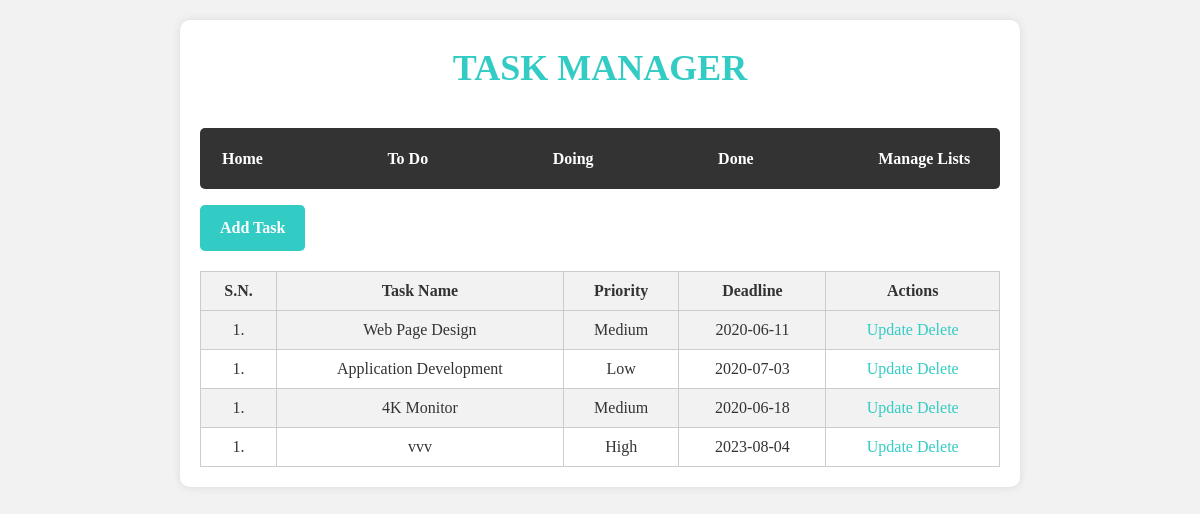
/taskmanager/list-task.php?list_id=1, run on the app's committed database.
### tables this page shows
CREATE TABLE `tbl_lists` (
  `list_id` int(10) UNSIGNED NOT NULL,
  `list_name` varchar(50) NOT NULL,
  `list_description` varchar(150) DEFAULT NULL
);

CREATE TABLE `tbl_tasks` (
  `task_id` int(10) UNSIGNED NOT NULL,
  `task_name` varchar(150) NOT NULL,
  `task_description` text NOT NULL,
  `list_id` int(11) NOT NULL,
  `priority` varchar(10) NOT NULL,
  `deadline` date NOT NULL,
  `DueDate` datetime NOT NULL,
  `Status` varchar(500) NOT NULL,
  `UserID` int(11) NOT NULL,
  `CategoryID` int(11) NOT NULL
);

### taskmanager/list-task.php (the view, shortened to what this page needs)
<?php
    $list_id_url = $_GET['list_id'];
?>
<html>
    <head>
        <link rel="stylesheet" href="css/style.css" />
    </head>
    <body>
        <div class="wrapper">
        <h1>TASK MANAGER</h1>
        <div class="menu">
            <a href="<?php echo SITEURL; ?>">Home</a>
            <?php
                $conn2 = mysqli_connect(LOCALHOST, DB_USERNAME, DB_PASSWORD) or die(mysqli_error());
                $sql2 = "SELECT * FROM tbl_lists";
                $res2 = mysqli_query($conn2, $sql2);
                if($res2==true)
                {
                    while($row2=mysqli_fetch_assoc($res2))
                    {
                        $list_id = $row2['list_id'];
                        $list_name = $row2['list_name'];
                        ?>
                        <a href="<?php echo SITEURL; ?>list-task.php?list_id=<?php echo $list_id; ?>"><?php echo $list_name; ?></a>
                        <?php
                    }
                }
            ?>
            <a href="<?php echo SITEURL; ?>manage-list.php">Manage Lists</a>
        </div>
        <div class="all-task">
            <a class="btn-primary" href="<?php echo SITEURL; ?>add-task.php">Add Task</a>
            <table class="tbl-full">
                <tr>
                    <th>S.N.</th>
                    <th>Task Name</th>
                    <th>Priority</th>
                    <th>Deadline</th>
                    <th>Actions</th>
                </tr>
                <?php
                    $conn = mysqli_connect(LOCALHOST, DB_USERNAME, DB_PASSWORD) or die(mysqli_error());
                    $sql = "SELECT * FROM tbl_tasks WHERE list_id=$list_id_url";
                    $res = mysqli_query($conn, $sql);
                    if($res==true)
                    {
                        $count_rows = mysqli_num_rows($res);
                        if($count_rows>0)
                        {
                            while($row=mysqli_fetch_assoc($res))
                            {
                                $task_id = $row['task_id'];
                                $task_name = $row['task_name'];
                                $priority = $row['priority'];
                                $deadline = $row['deadline'];
                                ?>
                                <tr>
                                    <td>1. </td>
                                    <td><?php echo $task_name; ?></td>
                                    <td><?php echo $priority; ?></td>
                                    <td><?php echo $deadline; ?></td>
                                    <td>
                                        <a href="<?php echo SITEURL; ?>update-task.php?task_id=<?php echo $task_id; ?>">Update </a>
                                    <a href="<?php echo SITEURL; ?>delete-task.php?task_id=<?php echo $task_id; ?>">Delete</a>
                                    </td>
                                </tr>
                                <?php
                            }
                        }
                        else
                        {
                            ?>
                            <tr>
                                <td colspan="5">No Tasks added on this list.</td>
                            </tr>
                            <?php
                        }
                    }
                ?>
            </table>
        </div>
        </div>
    </body>
</html>

### taskmanager/css/style.css (style rules this page uses)
* { margin: 0; padding: 0; font-family: verdana; }
.wrapper { width: 70%; margin: 0 auto; padding: 2%; }
h1 { color: #3867d6; margin-bottom: 2%; }
.menu { margin-bottom: 2%; }
.menu a { font-weight: bold; margin-right: 1%; color: black; text-decoration: none; }
.btn-primary { background-color: #26de81; padding: 5px; font-weight: bold; text-decoration: none; color: black; }
.tbl-full { width: 100%; }
table tr th { text-align: left; border-bottom: 1px solid black; padding: 1%; padding-top: 3%; }
table tr td { padding: 1%; }
body, h1, h2, h3, p, ul, li { margin: 0; padding: 0; }
body { font-family: Arial, sans-serif; background-color: #f2f2f2; line-height: 1.6; }
.wrapper { max-width: 800px; margin: 20px auto; padding: 20px; background-color: #fff; box-shadow: 0 0 5px rgba(0, 0, 0, 0.1); border-radius: 10px; }
h1 { text-align: center; font-size: 36px; margin-bottom: 30px; color: #33ccc5; }
.menu { display: flex; justify-content: space-between; align-items: center; background-color: #333; padding: 10px; border-radius: 5px; }
.menu a { color: #fff; text-decoration: none; padding: 8px 12px; transition: background-color 0.3s ease; }
.btn-primary { display: inline-block; background-color: #33ccc5; color: #fff; text-decoration: none; padding: 8px 15px; border-radius: 5px; transition: background-color 0.3s ease; }
.tbl-full { width: 100%; border-collapse: collapse; margin-top: 20px; }
.tbl-full th, .tbl-full td { border: 1px solid #ccc; padding: 10px; text-align: center; }
.tbl-full th { background-color: #f2f2f2; font-weight: bold; }
.tbl-full tr:nth-child(even) { background-color: #f2f2f2; }
body { font-family: Arial, sans-serif; background-color: #f2f2f2; color: #333; line-height: 1.6; }
.wrapper { max-width: 800px; margin: 20px auto; padding: 20px; background-color: #fff; box-shadow: 0 0 10px rgba(0, 0, 0, 0.1); border-radius: 10px; }
.btn-primary { display: inline-block; background-color: #33ccc5; color: #fff; text-decoration: none; padding: 10px 20px; border-radius: 5px; font-size: 16px; transition: background-color 0.3s ease; }
a { color: #33ccc5; text-decoration: none; }

### data on the page
tbl_lists: list_name "To Do"
tbl_lists: list_name "Doing"
tbl_lists: list_name "Done"
tbl_tasks: task_name "Web Page Design", priority "Medium", deadline "2020-06-11"
tbl_tasks: task_name "Application Development", priority "Low", deadline "2020-07-03"
tbl_tasks: task_name "4K Monitor", priority "Medium", deadline "2020-06-18"
tbl_tasks: task_name "vvv", priority "High", deadline "2023-08-04"
